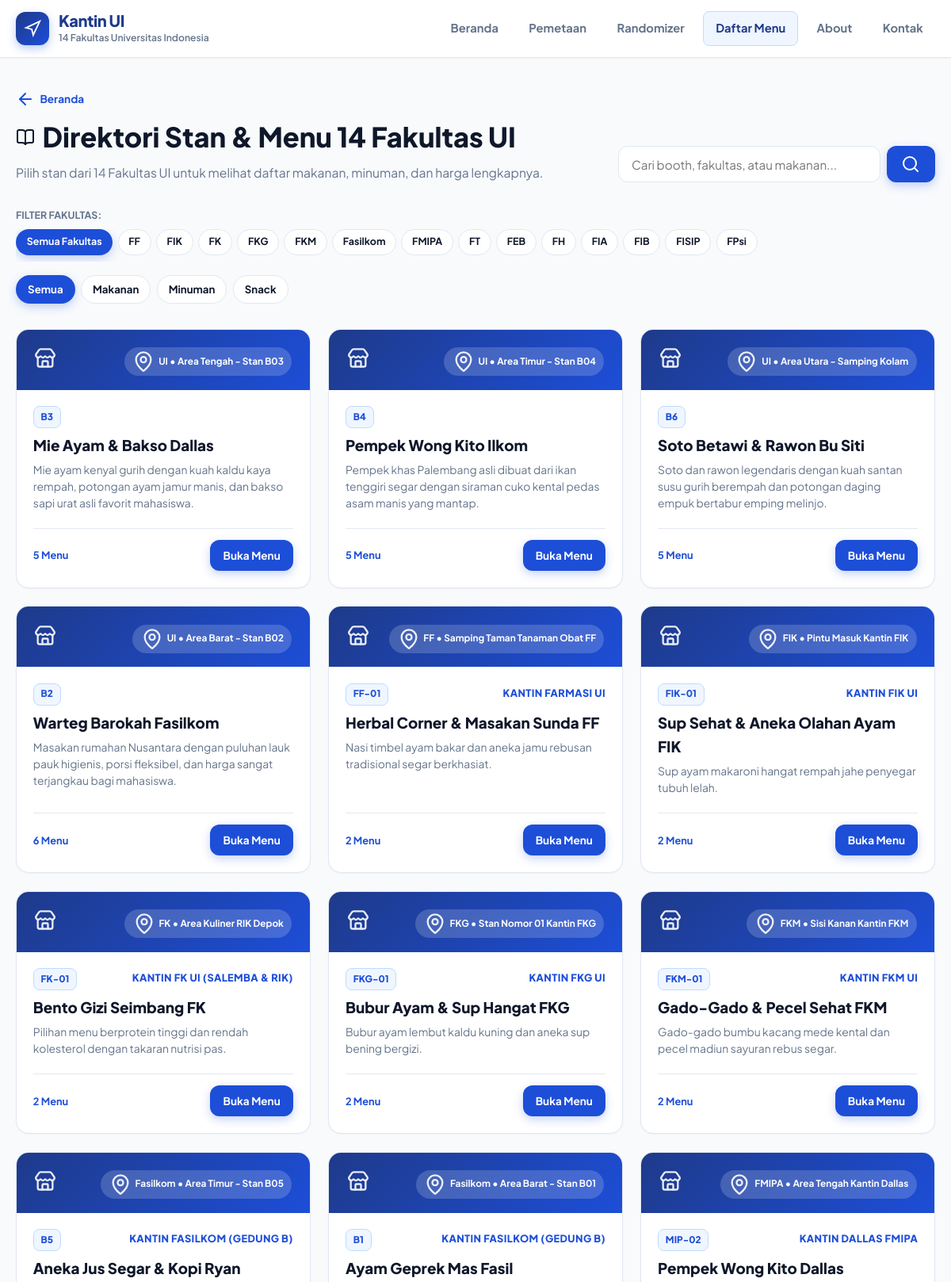
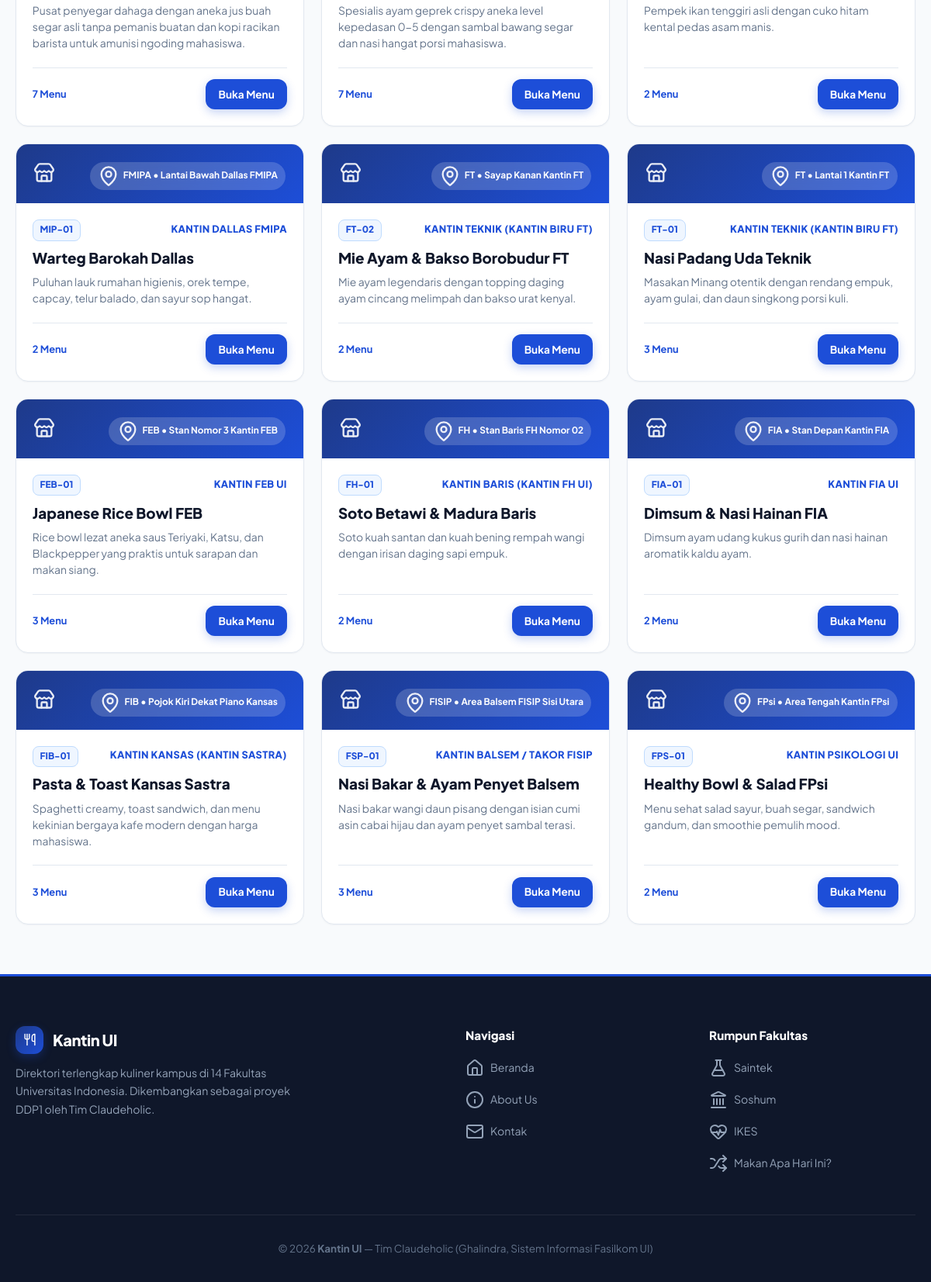
The app's page /menu/ with its own data (2 pictures, top to bottom).
### kantin/models.py (models this page shows, shortened)
class Faculty(models.Model):
    CLUSTER_CHOICES = [
        ('Saintek', 'Sains dan Teknologi (Saintek)'),
        ('Soshum', 'Sosial dan Humaniora (Soshum)'),
        ('IKES', 'Ilmu Kesehatan (IKES)'),
    ]
    name = models.CharField(
        max_length=100,
        verbose_name="Nama Fakultas"
    )
    short_name = models.CharField(
        max_length=20,
        unique=True,
        verbose_name="Singkatan (Akronim)"
    )
    canteen_name = models.CharField(
        max_length=100,
        verbose_name="Nama Populer Kantin",
        help_text="Contoh: Kantin Dallas, Kantin Balsem, Kantin Kansas, dll."
    )
    cluster = models.CharField(
        max_length=50,
        choices=CLUSTER_CHOICES,
        verbose_name="Rumpun Ilmu"
    )
    description = models.TextField(
        verbose_name="Deskripsi Kantin Fakultas"
    )
    location_desc = models.CharField(
        max_length=150,
        default="Kampus UI Depok",
        verbose_name="Lokasi di Kampus"
    )
    icon = models.CharField(
        max_length=50,
        default="landmark",
        verbose_name="Nama Icon Lucide",
        help_text="Nama ikon Lucide (misal: landmark, laptop, flask-conical, dll)"
    )
    created_at = models.DateTimeField(
        auto_now_add=True,
        verbose_name="Waktu Ditambahkan"
    )
    class Meta:
        verbose_name = "Fakultas UI"
        verbose_name_plural = "Daftar 14 Fakultas UI"
        ordering = ['cluster', 'name']

class Booth(models.Model):
    faculty = models.ForeignKey(
        Faculty,
        on_delete=models.CASCADE,
        related_name='booths',
        null=True,
        blank=True,
        verbose_name="Fakultas Asal"
    )
    name = models.CharField(
        max_length=100,
        verbose_name="Nama Booth"
    )
    description = models.TextField(
        verbose_name="Deskripsi Booth",
        help_text="Deskripsi singkat mengenai jenis makanan yang dijual atau keunikan booth"
    )
    location = models.CharField(
        max_length=100,
        verbose_name="Lokasi di Kantin",
        help_text="Contoh: Sayap Kiri Kantin Dallas, Depan Kolam Fasilkom, dll."
    )
    map_code = models.CharField(
        max_length=10,
        default="B1",
        verbose_name="Kode Denah",
        help_text="Kode penanda titik pada peta kantin (misal: B1, B2, B3)"
    )
    image = models.ImageField(
        upload_to='booths/',
        blank=True,
        null=True,
        verbose_name="Foto Booth (Opsional)"
    )
    created_at = models.DateTimeField(
        auto_now_add=True,
        verbose_name="Waktu Ditambahkan"
    )
    class Meta:
        verbose_name = "Booth Kantin"
        verbose_name_plural = "Daftar Booth Kantin"
        ordering = ['faculty', 'name']

### kantin/views.py (the view, shortened to what this page needs)
# urls.py: path('menu/', views.menu_list, name='menu_list'),
def menu_list(request):
    query = request.GET.get('q', '').strip()
    category = request.GET.get('category', '').strip()
    faculty_code = request.GET.get('faculty', '').strip()
    cluster = request.GET.get('cluster', '').strip()
    faculties = Faculty.objects.all()
    booths = Booth.objects.select_related('faculty').all()
    matching_menus = []
    if faculty_code:
        booths = booths.filter(faculty__short_name__iexact=faculty_code)
    if cluster:
        booths = booths.filter(faculty__cluster__iexact=cluster)
    if category:
        booths = booths.filter(menus__category=category).distinct()
        if matching_menus:
            matching_menus = matching_menus.filter(category=category)
    context = {
        'booths': booths,
        'faculties': faculties,
        'query': query,
        'category': category,
        'faculty_code': faculty_code,
        'cluster': cluster,
        'matching_menus': matching_menus,
    }
    return render(request, 'kantin/menu_list.html', context)

### templates/kantin/menu_list.html (shortened to what this page needs)
{% extends "base.html" %}
{% load static %}
{% block content %}
<section style="padding:2.5rem 0 4rem">
  <div class="container">
    <div style="display:flex;justify-content:space-between;align-items:flex-end;flex-wrap:wrap;gap:1.5rem;margin-bottom:2rem">
      <div>
        <a href="{% url 'kantin:home' %}" class="page-back"><i data-lucide="arrow-left"></i> Beranda</a>
        <h1 class="page-title"><i data-lucide="book-open"></i> Direktori Stan & Menu 14 Fakultas UI</h1>
        <p class="page-subtitle">Pilih stan dari 14 Fakultas UI untuk melihat daftar makanan, minuman, dan harga lengkapnya.</p>
      </div>
      <form method="GET" action="{% url 'kantin:menu_list' %}" style="display:flex;gap:.5rem;width:100%;max-width:400px">
        <input type="text" name="q" value="{{ query }}" class="form-input" placeholder="Cari booth, fakultas, atau makanan..." style="padding:.62rem 1rem">
        <button type="submit" class="btn btn-blue" style="padding:.62rem 1.1rem"><i data-lucide="search"></i></button>
      </form>
    </div>
    <div style="margin-bottom:1.1rem">
      <div style="font-size:.78rem;font-weight:700;color:var(--text-muted);text-transform:uppercase;margin-bottom:.45rem">Filter Fakultas:</div>
      <div style="display:flex;gap:.38rem;overflow-x:auto;padding-bottom:.5rem">
        <a href="{% url 'kantin:menu_list' %}{% if category %}?category={{ category }}{% endif %}" class="btn {% if not faculty_code %}btn-blue{% else %}btn-ghost{% endif %}" style="padding:.33rem .8rem;font-size:.78rem;border-radius:var(--r-full);white-space:nowrap">Semua Fakultas</a>
        {% for fac in faculties %}
        <a href="{% url 'kantin:menu_list' %}?faculty={{ fac.short_name }}{% if category %}&category={{ category }}{% endif %}{% if query %}&q={{ query }}{% endif %}" class="btn {% if faculty_code|lower == fac.short_name|lower %}btn-blue{% else %}btn-ghost{% endif %}" style="padding:.33rem .8rem;font-size:.78rem;border-radius:var(--r-full);white-space:nowrap">{{ fac.short_name }}</a>
        {% endfor %}
      </div>
    </div>
    <div style="display:flex;gap:.45rem;margin-bottom:2rem;flex-wrap:wrap">
      <a href="{% url 'kantin:menu_list' %}{% if faculty_code %}?faculty={{ faculty_code }}{% endif %}" class="btn {% if not category %}btn-blue{% else %}btn-ghost{% endif %}" style="padding:.38rem .88rem;font-size:.83rem;border-radius:var(--r-full)">Semua</a>
      <a href="{% url 'kantin:menu_list' %}?category=makanan" class="btn {% if category == 'makanan' %}btn-blue{% else %}btn-ghost{% endif %}" style="padding:.38rem .88rem;font-size:.83rem;border-radius:var(--r-full)">Makanan</a>
      <a href="{% url 'kantin:menu_list' %}?category=minuman" class="btn {% if category == 'minuman' %}btn-blue{% else %}btn-ghost{% endif %}" style="padding:.38rem .88rem;font-size:.83rem;border-radius:var(--r-full)">Minuman</a>
      <a href="{% url 'kantin:menu_list' %}?category=snack" class="btn {% if category == 'snack' %}btn-blue{% else %}btn-ghost{% endif %}" style="padding:.38rem .88rem;font-size:.83rem;border-radius:var(--r-full)">Snack</a>
    </div>
    <div class="booth-grid">
      {% for booth in booths %}
      <div class="booth-card">
        <div class="booth-card-banner"><i data-lucide="store"></i><span class="booth-card-badge"><i data-lucide="map-pin"></i> {{ booth.faculty.short_name|default:'UI' }} &bull; {{ booth.location }}</span></div>
        <div class="booth-card-body">
          <div style="display:flex;justify-content:space-between;align-items:center;margin-bottom:.38rem"><span class="map-code">{{ booth.map_code }}</span><span class="booth-card-canteen">{{ booth.faculty.canteen_name }}</span></div>
          <h3 class="booth-card-title">{{ booth.name }}</h3>
          <p class="booth-card-desc">{{ booth.description }}</p>
          <div class="booth-card-footer"><span style="font-size:.8rem;font-weight:700;color:var(--blue)">{{ booth.menus.count }} Menu</span><a href="{% url 'kantin:booth_detail' booth.id %}" class="btn btn-blue" style="padding:.48rem .95rem;font-size:.85rem">Buka Menu</a></div>
        </div>
      </div>
      {% endfor %}
    </div>
  </div>
</section>
{% endblock %}

### static/css/style.css (style rules this page uses)
:root { --blue: #1d4ed8; --blue-dark: #1e3a8a; --blue-light: #3b82f6; --blue-hover: #1e40af; --blue-subtle: #eff6ff; --blue-border: #bfdbfe; --red: #dc2626; --red-dark: #991b1b; --red-light: #ef4444; --red-hover: #b91c1c; --red-subtle: #fef2f2; --red-border: #fecaca; --success: #16a34a; --success-bg: #dcfce7; --success-text: #15803d; --warning: #d97706; --bg-body: #f8fafc; --bg-card: #ffffff; --bg-muted: #f1f5f9; --border: #e2e8f0; --border-focus: #93c5fd; --text: #0f172a; --text-muted: #64748b; --text-light: #94a3b8; --shadow-xs: 0 1px 2px rgba(15, 23, 42, 0.04); --shadow-sm: 0 2px 6px rgba(15, 23, 42, 0.06); --shadow-md: 0 6px 18px rgba(15, 23, 42, 0.08); --shadow-lg: 0 14px 32px rgba(15, 23, 42, 0.1); --shadow-blue: 0 8px 24px rgba(29, 78, 216, 0.2); --shadow-red: 0 8px 24px rgba(220, 38, 38, 0.2); --r-sm: 8px; --r-md: 12px; --r-lg: 16px; --r-xl: 22px; --r-full: 9999px; --transition: all 0.2s cubic-bezier(0.4, 0, 0.2, 1); }
*, *::before, *::after { box-sizing: border-box; margin: 0; padding: 0; }
html { scroll-behavior: smooth; }
body { font-family: 'Plus Jakarta Sans', -apple-system, BlinkMacSystemFont, "Segoe UI", Roboto, sans-serif; background-color: var(--bg-body); color: var(--text); line-height: 1.6; min-height: 100vh; display: flex; flex-direction: column; -webkit-font-smoothing: antialiased; }
a { color: inherit; text-decoration: none; transition: var(--transition); }
img, svg { vertical-align: middle; }
.container { width: 100%; max-width: 1200px; margin: 0 auto; padding: 0 1.25rem; }
.btn { display: inline-flex; align-items: center; justify-content: center; gap: 0.5rem; font-weight: 700; border-radius: var(--r-md); padding: 0.65rem 1.25rem; font-size: 0.92rem; cursor: pointer; border: 1px solid transparent; transition: var(--transition); text-align: center; }
.btn-blue { background: var(--blue); color: white; box-shadow: 0 4px 12px rgba(29, 78, 216, 0.25); }
.btn-ghost { background: white; color: var(--text); border: 1px solid var(--border); }
.booth-grid { display: grid; grid-template-columns: repeat(auto-fill, minmax(290px, 1fr)); gap: 1.4rem; }
.booth-card { background: white; border: 1px solid var(--border); border-radius: var(--r-lg); overflow: hidden; box-shadow: var(--shadow-xs); display: flex; flex-direction: column; transition: var(--transition); }
.booth-card-banner { background: linear-gradient(135deg, var(--blue-dark), var(--blue)); color: white; padding: 1.4rem 1.4rem 1.1rem; display: flex; align-items: flex-start; justify-content: space-between; }
.booth-card-banner svg { width: 28px; height: 28px; opacity: 0.9; }
.booth-card-badge { background: rgba(255, 255, 255, 0.18); backdrop-filter: blur(4px); color: white; padding: 0.25rem 0.65rem; border-radius: var(--r-full); font-size: 0.74rem; font-weight: 700; display: inline-flex; align-items: center; gap: 0.3rem; }
.booth-card-body { padding: 1.3rem; display: flex; flex-direction: column; flex-grow: 1; }
.booth-card-canteen { font-size: 0.8rem; font-weight: 750; color: var(--blue); text-transform: uppercase; letter-spacing: 0.03em; margin-bottom: 0.25rem; }
.booth-card-title { font-size: 1.18rem; font-weight: 850; color: var(--text); margin-bottom: 0.45rem; }
.booth-card-desc { font-size: 0.87rem; color: var(--text-muted); line-height: 1.5; margin-bottom: 1.25rem; flex-grow: 1; }
.booth-card-footer { display: flex; align-items: center; justify-content: space-between; padding-top: 0.9rem; border-top: 1px solid var(--border); }
.map-code { background: var(--blue-subtle); color: var(--blue); font-weight: 800; font-size: 0.74rem; padding: 0.2rem 0.55rem; border-radius: var(--r-sm); border: 1px solid var(--blue-border); }
.form-input, .form-select, .form-textarea { width: 100%; padding: 0.75rem 1rem; border: 1.5px solid var(--border); border-radius: var(--r-md); font-family: inherit; font-size: 0.95rem; color: var(--text); background: white; transition: var(--transition); }
.page-back { display: inline-flex; align-items: center; gap: 0.4rem; font-size: 0.85rem; font-weight: 700; color: var(--blue); margin-bottom: 0.5rem; }
.page-title { font-size: 2.15rem; font-weight: 900; color: var(--text); display: flex; align-items: center; gap: 0.6rem; }
.page-subtitle { color: var(--text-muted); font-size: 0.98rem; margin-top: 0.3rem; }

### records on screen
Faculty: short_name "FF"
Faculty: short_name "FIK"
Faculty: short_name "FK"
Faculty: short_name "FKG"
Faculty: short_name "FKM"
Faculty: short_name "Fasilkom"
Faculty: short_name "FMIPA"
Faculty: short_name "FT"
Faculty: short_name "FEB"
Faculty: short_name "FH"
Faculty: short_name "FIA"
Faculty: short_name "FIB"
Faculty: short_name "FISIP"
Faculty: short_name "FPsi"
Booth: faculty.short_name "UI", location "Area Tengah - Stan B03", map_code "B3", name "Mie Ayam & Bakso Dallas", description "Mie ayam kenyal gurih dengan kuah kaldu kaya rempah, potongan ayam jamur manis, dan bakso sapi urat asli favorit mahasiswa.", menus.count "5"
Booth: faculty.short_name "UI", location "Area Timur - Stan B04", map_code "B4", name "Pempek Wong Kito Ilkom", description "Pempek khas Palembang asli dibuat dari ikan tenggiri segar dengan siraman cuko kental pedas asam manis yang mantap.", menus.count "5"
Booth: faculty.short_name "UI", location "Area Utara - Samping Kolam", map_code "B6", name "Soto Betawi & Rawon Bu Siti", description "Soto dan rawon legendaris dengan kuah santan susu gurih berempah dan potongan daging empuk bertabur emping melinjo.", menus.count "5"
Booth: faculty.short_name "UI", location "Area Barat - Stan B02", map_code "B2", name "Warteg Barokah Fasilkom", description "Masakan rumahan Nusantara dengan puluhan lauk pauk higienis, porsi fleksibel, dan harga sangat terjangkau bagi mahasiswa.", menus.count "6"
Booth: faculty.short_name "FF", location "Samping Taman Tanaman Obat FF", map_code "FF-01", faculty.canteen_name "KANTIN FARMASI UI", name "Herbal Corner & Masakan Sunda FF", description "Nasi timbel ayam bakar dan aneka jamu rebusan tradisional segar berkhasiat.", menus.count "2"
Booth: faculty.short_name "FIK", location "Pintu Masuk Kantin FIK", map_code "FIK-01", faculty.canteen_name "KANTIN FIK UI", name "Sup Sehat & Aneka Olahan Ayam FIK", description "Sup ayam makaroni hangat rempah jahe penyegar tubuh lelah.", menus.count "2"
Booth: faculty.short_name "FK", location "Area Kuliner RIK Depok", map_code "FK-01", faculty.canteen_name "KANTIN FK UI (SALEMBA & RIK)", name "Bento Gizi Seimbang FK", description "Pilihan menu berprotein tinggi dan rendah kolesterol dengan takaran nutrisi pas.", menus.count "2"
Booth: faculty.short_name "FKG", location "Stan Nomor 01 Kantin FKG", map_code "FKG-01", faculty.canteen_name "KANTIN FKG UI", name "Bubur Ayam & Sup Hangat FKG", description "Bubur ayam lembut kaldu kuning dan aneka sup bening bergizi.", menus.count "2"
Booth: faculty.short_name "FKM", location "Sisi Kanan Kantin FKM", map_code "FKM-01", faculty.canteen_name "KANTIN FKM UI", name "Gado-Gado & Pecel Sehat FKM", description "Gado-gado bumbu kacang mede kental dan pecel madiun sayuran rebus segar.", menus.count "2"
Booth: faculty.short_name "Fasilkom", location "Area Timur - Stan B05", map_code "B5", faculty.canteen_name "KANTIN FASILKOM (GEDUNG B)", name "Aneka Jus Segar & Kopi Ryan", description "Pusat penyegar dahaga dengan aneka jus buah segar asli tanpa pemanis buatan dan kopi racikan barista untuk amunisi ngoding mahasiswa.", menus.count "7"
Booth: faculty.short_name "Fasilkom", location "Area Barat - Stan B01", map_code "B1", faculty.canteen_name "KANTIN FASILKOM (GEDUNG B)", name "Ayam Geprek Mas Fasil", description "Spesialis ayam geprek crispy aneka level kepedasan 0-5 dengan sambal bawang segar dan nasi hangat porsi mahasiswa.", menus.count "7"
Booth: faculty.short_name "FMIPA", location "Area Tengah Kantin Dallas", map_code "MIP-02", faculty.canteen_name "KANTIN DALLAS FMIPA", name "Pempek Wong Kito Dallas", description "Pempek ikan tenggiri asli dengan cuko hitam kental pedas asam manis.", menus.count "2"
Booth: faculty.short_name "FMIPA", location "Lantai Bawah Dallas FMIPA", map_code "MIP-01", faculty.canteen_name "KANTIN DALLAS FMIPA", name "Warteg Barokah Dallas", description "Puluhan lauk rumahan higienis, orek tempe, capcay, telur balado, dan sayur sop hangat.", menus.count "2"
Booth: faculty.short_name "FT", location "Sayap Kanan Kantin FT", map_code "FT-02", faculty.canteen_name "KANTIN TEKNIK (KANTIN BIRU FT)", name "Mie Ayam & Bakso Borobudur FT", description "Mie ayam legendaris dengan topping daging ayam cincang melimpah dan bakso urat kenyal.", menus.count "2"
Booth: faculty.short_name "FT", location "Lantai 1 Kantin FT", map_code "FT-01", faculty.canteen_name "KANTIN TEKNIK (KANTIN BIRU FT)", name "Nasi Padang Uda Teknik", description "Masakan Minang otentik dengan rendang empuk, ayam gulai, dan daun singkong porsi kuli.", menus.count "3"
Booth: faculty.short_name "FEB", location "Stan Nomor 3 Kantin FEB", map_code "FEB-01", faculty.canteen_name "KANTIN FEB UI", name "Japanese Rice Bowl FEB", description "Rice bowl lezat aneka saus Teriyaki, Katsu, dan Blackpepper yang praktis untuk sarapan dan makan siang.", menus.count "3"
Booth: faculty.short_name "FH", location "Stan Baris FH Nomor 02", map_code "FH-01", faculty.canteen_name "KANTIN BARIS (KANTIN FH UI)", name "Soto Betawi & Madura Baris", description "Soto kuah santan dan kuah bening rempah wangi dengan irisan daging sapi empuk.", menus.count "2"
Booth: faculty.short_name "FIA", location "Stan Depan Kantin FIA", map_code "FIA-01", faculty.canteen_name "KANTIN FIA UI", name "Dimsum & Nasi Hainan FIA", description "Dimsum ayam udang kukus gurih dan nasi hainan aromatik kaldu ayam.", menus.count "2"
Booth: faculty.short_name "FIB", location "Pojok Kiri Dekat Piano Kansas", map_code "FIB-01", faculty.canteen_name "KANTIN KANSAS (KANTIN SASTRA)", name "Pasta & Toast Kansas Sastra", description "Spaghetti creamy, toast sandwich, dan menu kekinian bergaya kafe modern dengan harga mahasiswa.", menus.count "3"
Booth: faculty.short_name "FISIP", location "Area Balsem FISIP Sisi Utara", map_code "FSP-01", faculty.canteen_name "KANTIN BALSEM / TAKOR FISIP", name "Nasi Bakar & Ayam Penyet Balsem", description "Nasi bakar wangi daun pisang dengan isian cumi asin cabai hijau dan ayam penyet sambal terasi.", menus.count "3"
Booth: faculty.short_name "FPsi", location "Area Tengah Kantin FPsi", map_code "FPS-01", faculty.canteen_name "KANTIN PSIKOLOGI UI", name "Healthy Bowl & Salad FPsi", description "Menu sehat salad sayur, buah segar, sandwich gandum, dan smoothie pemulih mood.", menus.count "2"
